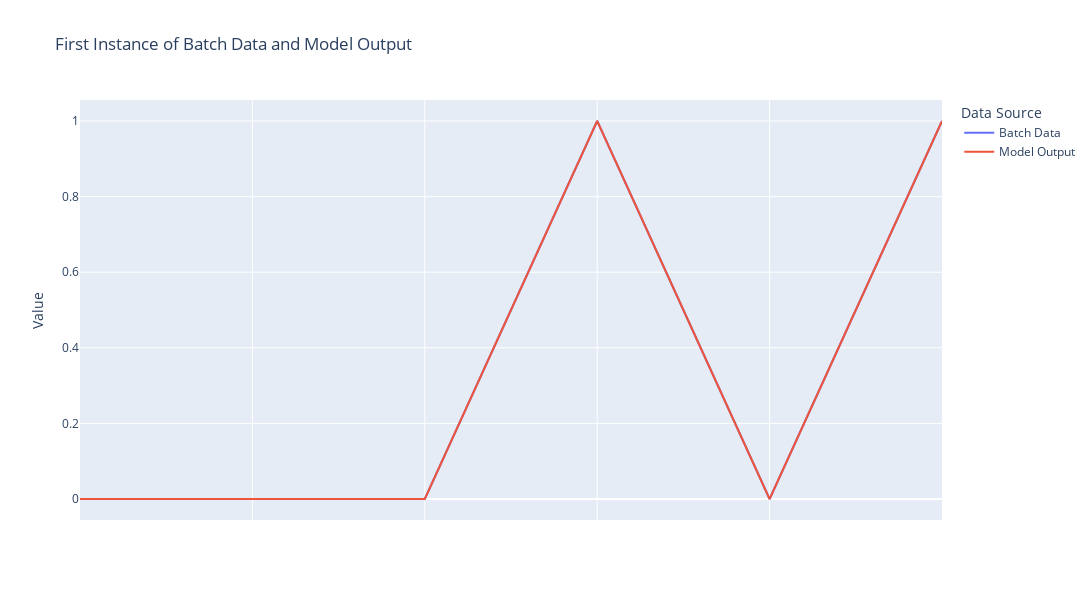

The code cell stored with this chart in its notebook:
### Code cell
batch_data = model_2_2.generate_batch(1)
model_output_data = model_2_2(batch_data)
plot_batch_data(batch_data, model_output_data, tree_2, 0)

### Figure 1 — Plotly figure (JSON) as saved in the notebook; plotly's stock layout.template omitted (floating-point values rounded to 4 significant figures)
{"data": [{"hovertemplate": "%{x}<br>%{y}", "mode": "lines", "name": "Batch Data", "type": "scatter", "x": ["0", "0.0", "0.1", "1", "1.0", "1.1"], "y": [0, 0, 0, 1, 0, 1]}, {"hovertemplate": "%{x}<br>%{y}", "mode": "lines", "name": "Model Output", "type": "scatter", "x": ["0", "0.0", "0.1", "1", "1.0", "1.1"], "y": [0, 0, 0, 1, 0, 1]}], "layout": {"height": 600, "legend": {"title": {"text": "Data Source"}}, "title": {"text": "First Instance of Batch Data and Model Output"}, "width": 1200, "xaxis": {"hoverformat": "%{x}", "showticklabels": false, "title": {}}, "yaxis": {"title": {"text": "Value"}}}}
